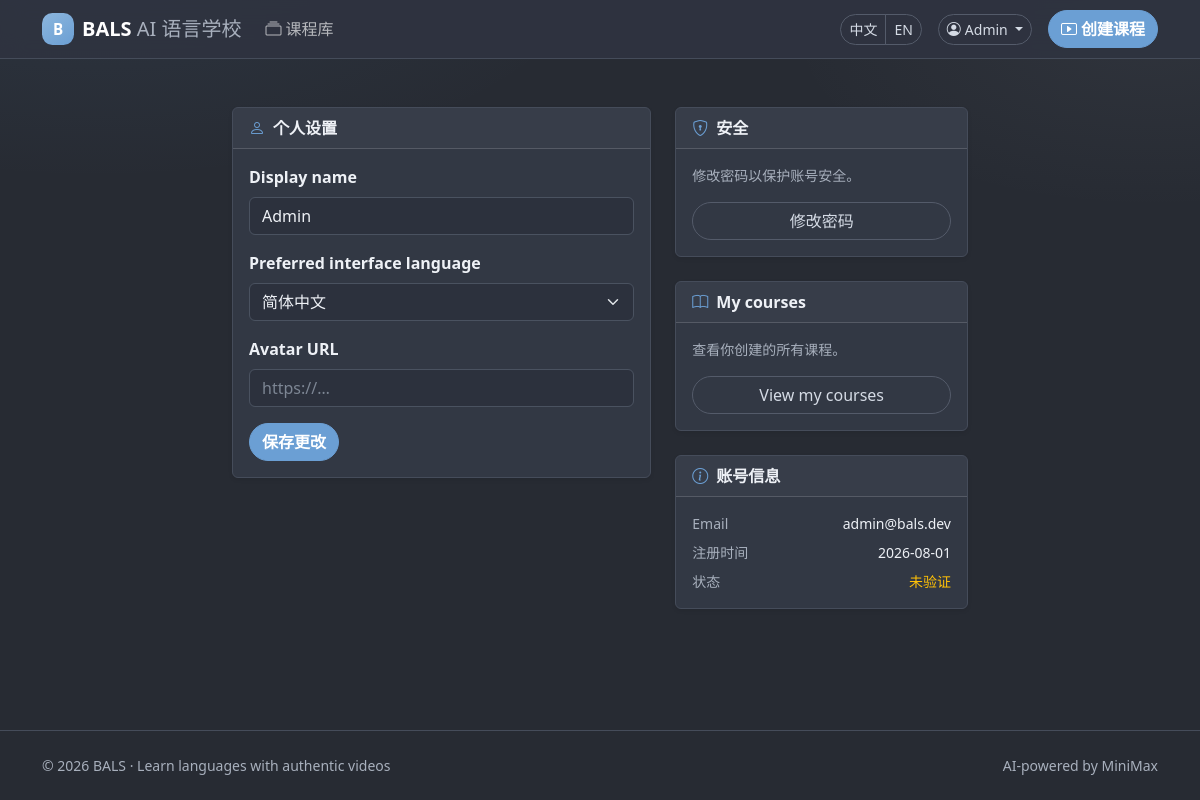
Screenshot of /zh/profile/ (signed in) with the database file from the repository.
### accounts/models.py (models this page shows, shortened)
class User(AbstractUser):
    email = models.EmailField(_("email address"), unique=True)
    display_name = models.CharField(_("display name"), max_length=80, blank=True)
    preferred_language = models.CharField(
        _("preferred interface language"),
        max_length=10,
        default="zh",
        choices=[("zh", "简体中文"), ("en", "English")],
    )
    avatar_url = models.URLField(_("avatar URL"), blank=True)
    is_verified = models.BooleanField(_("email verified"), default=False)
    created_at = models.DateTimeField(auto_now_add=True)
    updated_at = models.DateTimeField(auto_now=True)
    USERNAME_FIELD = "email"
    REQUIRED_FIELDS = ["username"]
    class Meta:
        verbose_name = _("user")
        verbose_name_plural = _("users")
        ordering = ["-created_at"]
    def get_short_name(self):
        return self.display_name or self.email.split("@")[0]

### accounts/views.py (the view)
# urls.py: path("profile/", views.profile_view, name="profile"),
@login_required
@require_http_methods(["GET", "POST"])
def profile_view(request):
    if request.method == "POST":
        form = ProfileForm(request.POST, instance=request.user)
        if form.is_valid():
            form.save()
            messages.success(request, _("Profile updated."))
            return redirect("profile")
    else:
        form = ProfileForm(instance=request.user)
    return render(request, "accounts/profile.html", {"form": form})

### accounts/forms.py
class ProfileForm(forms.ModelForm):
    class Meta:
        model = User
        fields = ("display_name", "preferred_language", "avatar_url")
        widgets = {
            "display_name": forms.TextInput(attrs={"class": "form-control"}),
            "preferred_language": forms.Select(attrs={"class": "form-select"}),
            "avatar_url": forms.URLInput(attrs={
                "class": "form-control",
                "placeholder": "https://…",
            }),
        }

### accounts/templates/accounts/profile.html (shortened to what this page needs)
{% extends 'main_app/base.html' %}
{% load i18n %}
{% block content %}
<div class="row justify-content-center">
  <div class="col-lg-8">
    <div class="row g-4">
      <div class="col-md-7">
        <div class="card shadow-sm">
          <div class="card-header fw-semibold"><i class="bi bi-person me-2 text-primary"></i>{% trans "Profile settings" %}</div>
          <div class="card-body">
            <form method="post" novalidate>
              {% for field in form %}
              <div class="mb-3">
                <label class="form-label fw-semibold" for="{{ field.id_for_label }}">{{ field.label }}</label>
                {{ field }}
              </div>
              {% endfor %}
              <button type="submit" class="btn btn-primary">{% trans "Save changes" %}</button>
            </form>
          </div>
        </div>
      </div>
      <div class="col-md-5">
        <div class="vstack gap-4">
          <div class="card shadow-sm">
            <div class="card-header fw-semibold"><i class="bi bi-shield-lock me-2 text-primary"></i>{% trans "Security" %}</div>
            <div class="card-body">
              <p class="text-body-secondary small mb-3">{% trans "Change your password to keep your account secure." %}</p>
              <a class="btn btn-outline-secondary w-100" href="{% url 'password_change' %}">{% trans "Change password" %}</a>
            </div>
          </div>
          <div class="card shadow-sm">
            <div class="card-header fw-semibold"><i class="bi bi-book me-2 text-primary"></i>{% trans "My courses" %}</div>
            <div class="card-body">
              <p class="text-body-secondary small mb-3">{% trans "View all courses you have created." %}</p>
              <a class="btn btn-outline-secondary w-100" href="{% url 'my_courses' %}">{% trans "View my courses" %}</a>
            </div>
          </div>
          <div class="card shadow-sm">
            <div class="card-header fw-semibold"><i class="bi bi-info-circle me-2 text-primary"></i>{% trans "Account info" %}</div>
            <div class="card-body small">
              <div class="d-flex justify-content-between mb-2">
                <span class="text-body-secondary">{% trans "Email" %}</span>
                <span>{{ user.email }}</span>
              </div>
              <div class="d-flex justify-content-between mb-2">
                <span class="text-body-secondary">{% trans "Member since" %}</span>
                <span>{{ user.created_at|date:"Y-m-d" }}</span>
              </div>
              <div class="d-flex justify-content-between">
                <span class="text-body-secondary">{% trans "Status" %}</span>
                <span>{% if user.is_verified %}<span class="text-success">{% trans "Verified" %}</span>{% else %}<span class="text-warning">{% trans "Unverified" %}</span>{% endif %}</span>
              </div>
            </div>
          </div>
        </div>
      </div>
    </div>
  </div>
</div>
{% endblock %}

### main_app/templates/main_app/base.html (shortened to what this page needs)
{% load i18n %}
<!doctype html>
<html lang="{{ LANGUAGE_CODE }}" data-bs-theme="dark">
<head>
  <link href="https://cdn.jsdelivr.net/npm/bootstrap@5.3.3/dist/css/bootstrap.min.css" rel="stylesheet">
  <link href="https://cdn.jsdelivr.net/npm/bootstrap-icons@1.11.3/font/bootstrap-icons.min.css" rel="stylesheet">
</head>
<body class="d-flex flex-column min-vh-100">
  <nav class="navbar navbar-expand-lg bg-body-tertiary border-bottom sticky-top">
    <div class="container">
      <a class="navbar-brand fw-bold d-flex align-items-center" href="{% url 'home' %}">
        <span class="brand-mark">B</span>
        <span>BALS <span class="fw-normal text-body-secondary d-none d-sm-inline">{% trans "AI Language School" %}</span></span>
      </a>
      <div class="collapse navbar-collapse" id="mainNav">
        <ul class="navbar-nav me-auto mb-2 mb-lg-0">
          <li class="nav-item">
            <a class="nav-link" href="{% url 'home' %}"><i class="bi bi-collection me-1"></i>{% trans "Course library" %}</a>
          </li>
        </ul>
        <div class="d-flex align-items-center gap-3">
          <div class="btn-group btn-group-sm" role="group" aria-label="Language">
            {% language 'zh' %}
            <a href="{% url 'home' %}" class="btn {% if LANGUAGE_CODE == 'zh' %}btn-primary{% else %}btn-outline-secondary{% endif %}">中文</a>
            {% endlanguage %}
            {% language 'en' %}
            <a href="{% url 'home' %}" class="btn {% if LANGUAGE_CODE == 'en' %}btn-primary{% else %}btn-outline-secondary{% endif %}">EN</a>
            {% endlanguage %}
          </div>
          {% if user.is_authenticated %}
          <div class="dropdown">
            <button class="btn btn-outline-secondary btn-sm dropdown-toggle" type="button" data-bs-toggle="dropdown" aria-expanded="false">
              <i class="bi bi-person-circle me-1"></i>{{ user.get_short_name }}
            </button>
          </div>
          {% else %}
          <a class="btn btn-outline-secondary btn-sm" href="{% url 'login' %}">{% trans "Sign in" %}</a>
          <a class="btn btn-primary btn-sm" href="{% url 'register' %}">{% trans "Sign up" %}</a>
          {% endif %}
          <a class="btn btn-primary" href="{% url 'url_input' %}"><i class="bi bi-play-btn me-1"></i>{% trans "Create course" %}</a>
        </div>
      </div>
    </div>
  </nav>
  <main class="container py-4 py-lg-5 flex-grow-1">
    {% block content %}{% endblock %}
  </main>
  <footer class="border-top py-4 mt-auto">
    <div class="container d-flex flex-column flex-md-row justify-content-between gap-2 text-body-secondary small">
      <span>&copy; {% now "Y" %} BALS &middot; {% trans "Learn languages with authentic videos" %}</span>
      <span>{% trans "AI-powered by MiniMax" %}</span>
    </div>
  </footer>
</body>
</html>

### main_app/templates/main_app/base.html (style rules this page uses)
:root, [data-bs-theme="dark"] { --bs-primary: #6b9fd4; --bs-primary-rgb: 107, 159, 212; --bs-primary-text-emphasis: #c5daf0; --bs-link-color: #8cb6dd; --bs-link-hover-color: #b3d0eb; --bs-body-bg: #272b33; --bs-body-color: #eef1f6; --bs-secondary-color: #a8b0bd; --bs-border-color: #454c5a; --bs-tertiary-bg: #2f3440; --bs-secondary-bg: #373d4a; --bs-success: #6fbf8d; --bs-success-rgb: 111, 191, 141; --bs-body-font-family: "PingFang SC", "Microsoft YaHei", system-ui, -apple-system, "Segoe UI", sans-serif; --bals-card: #323844; --bals-card-soft: #2e3340; --bals-ink-soft: #d5dbe5; --bals-accent-dim: #2f3f52; }
html { scroll-behavior: smooth; }
body { background: radial-gradient(900px 420px at 8% -8%, #6b9fd418, transparent 58%), radial-gradient(700px 340px at 96% 4%, #a8b0bd10, transparent 52%), var(--bs-body-bg); -webkit-font-smoothing: antialiased; text-rendering: optimizeLegibility; }
.navbar.bg-body-tertiary { background: color-mix(in srgb, #2f3440 92%, transparent) !important; backdrop-filter: blur(12px); border-color: #454c5a !important; }
.btn-primary { --bs-btn-bg: #6b9fd4; --bs-btn-border-color: #6b9fd4; --bs-btn-hover-bg: #5a8fc4; --bs-btn-hover-border-color: #5a8fc4; --bs-btn-active-bg: #4f82b8; --bs-btn-active-border-color: #4f82b8; --bs-btn-color: #fff; --bs-btn-hover-color: #fff; --bs-btn-active-color: #fff; font-weight: 700; border-radius: 999px; }
.btn-outline-secondary { --bs-btn-color: #d5dbe5; --bs-btn-border-color: #545b6a; --bs-btn-hover-bg: #373d4a; --bs-btn-hover-border-color: #6b7384; --bs-btn-hover-color: #fff; border-radius: 999px; }
.card { background: var(--bals-card); border-color: #454c5a; color: var(--bs-body-color); }
.form-control, .form-select { background-color: #2c313d; border-color: #4a5260; color: #eef1f6; }
.form-control::placeholder { color: #7d8694; }
.navbar-brand .brand-mark { display: inline-grid; place-items: center; width: 2rem; height: 2rem; margin-right: .5rem; border-radius: .65rem; background: linear-gradient(145deg, #8cb6dd, #6b9fd4); color: #fff; font-weight: 800; font-size: .95rem; }

### rows the page displays
User: get_short_name "Admin", form "Admin" "简体中文", email "admin@bals.dev", created_at "2026-08-01"

### other values shown
{{ field.label }} "Display name" "Preferred interface language" "Avatar URL"
